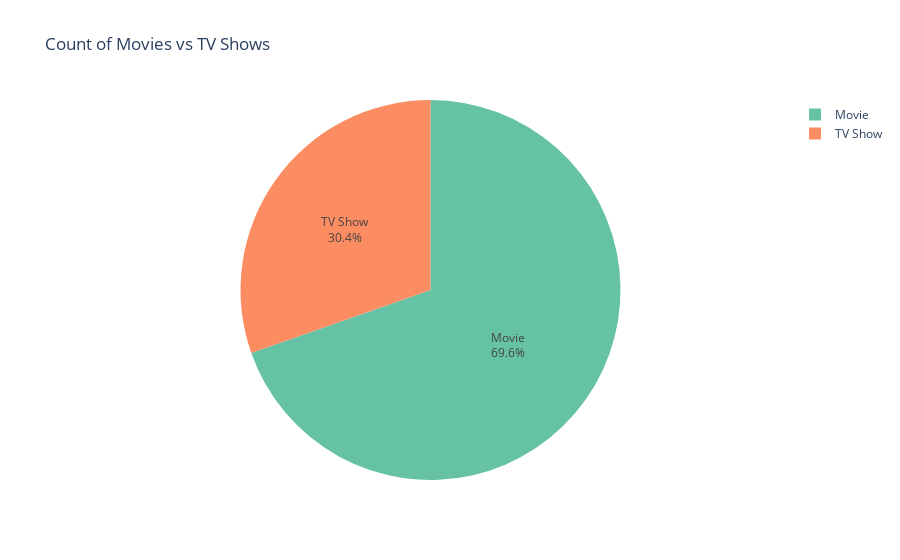

Write notebook code for a chart like this one.
### Code cell
fig = px.pie(
    df,
    names='type',
    color='type',
    color_discrete_sequence=px.colors.qualitative.Set2,
    title='Count of Movies vs TV Shows'
)
fig.update_traces(textinfo='percent+label')  # Show percentage and label on each slice
# fig.update_layout(showlegend=True, xaxis_title="Actor", yaxis_title="Count")
fig.show()

### Figure 1 — Plotly figure (JSON) as saved in the notebook; plotly's stock layout.template omitted (floating-point values rounded to 4 significant figures; data arrays with more than 128 entries replaced by an {"elided": "..."} marker saying what was removed)
{"data": [{"customdata": {"elided": "8800x1 str values"}, "domain": {"x": [0, 1], "y": [0, 1]}, "hovertemplate": "type=%{customdata[0]}<extra></extra>", "labels": {"elided": "8800 str values"}, "legendgroup": "", "marker": {"colors": {"elided": "8800 str values"}}, "name": "", "showlegend": true, "textinfo": "percent+label", "type": "pie"}], "layout": {"legend": {"tracegroupgap": 0}, "piecolorway": ["rgb(102,194,165)", "rgb(252,141,98)", "rgb(141,160,203)", "rgb(231,138,195)", "rgb(166,216,84)", "rgb(255,217,47)", "rgb(229,196,148)", "rgb(179,179,179)"], "title": {"text": "Count of Movies vs TV Shows"}}}
